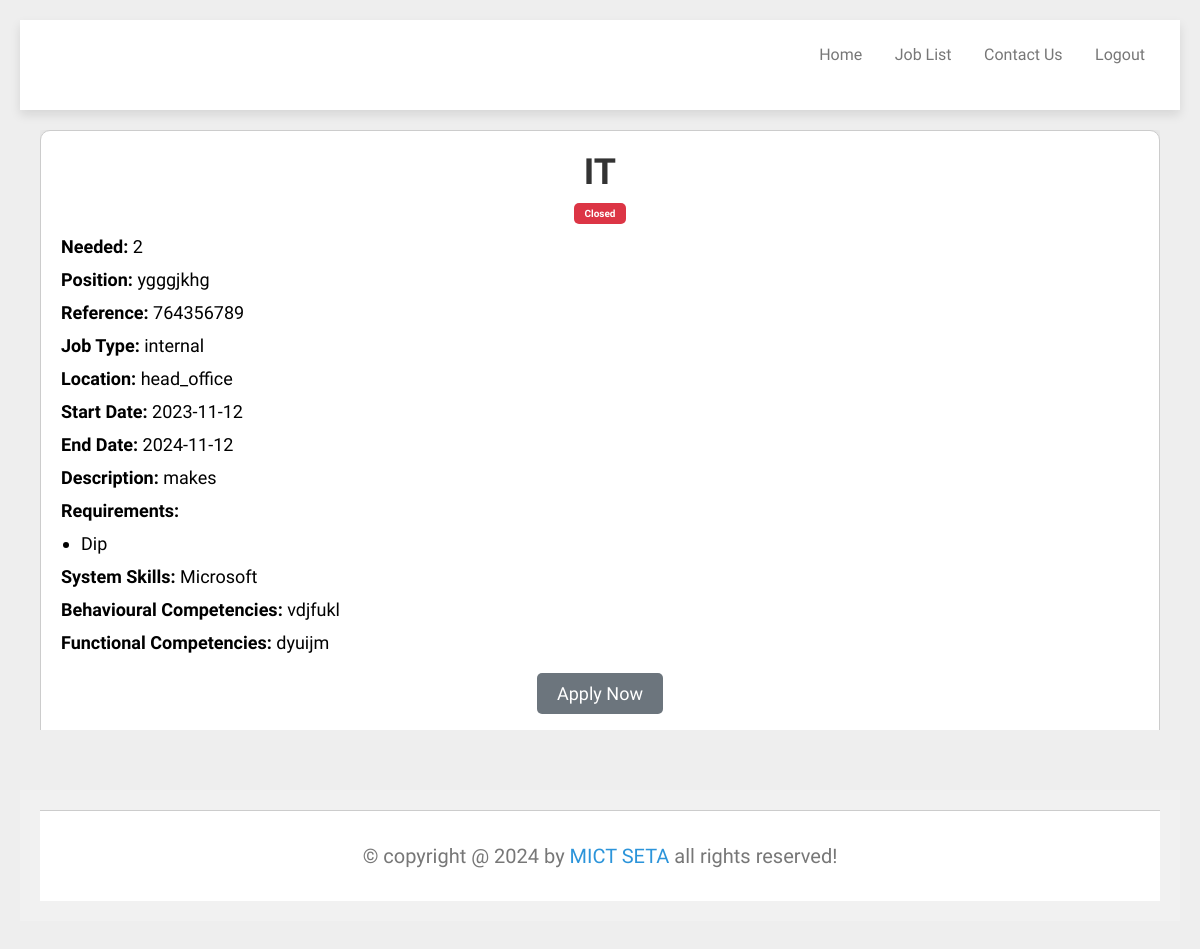
The page /IT_Jobs2.php on the database its author committed.
### tables this page shows
CREATE TABLE `postjob` (
  `postjobID` int(11) NOT NULL,
  `jobtype` varchar(255) NOT NULL,
  `division` varchar(255) NOT NULL,
  `reference` varchar(255) NOT NULL,
  `position` varchar(255) NOT NULL,
  `vacancies` int(11) NOT NULL,
  `emptype` varchar(255) NOT NULL,
  `location` varchar(255) NOT NULL,
  `startDate` date NOT NULL,
  `endDate` date NOT NULL,
  `renumeration` int(11) NOT NULL,
  `description` varchar(255) NOT NULL,
  `requirement` varchar(255) NOT NULL,
  `system_skills` varchar(255) NOT NULL,
  `behavioural_competencies` varchar(255) NOT NULL,
  `functional_competencies` varchar(255) NOT NULL
);

### IT_Jobs2.php (the view, shortened to what this page needs)
<?php
require('database.php');
$result = mysqli_query($conn, "SELECT * FROM postJob WHERE division = 'IT'");
?>
<!DOCTYPE html>
<html lang="en">
<head>
    <link rel="stylesheet" href="style.css">
</head>
<body>
    <header class="header">
        <section class="flex">
            <nav class="navbar">
                <a href="Profile.php">Home</a>
                <a href="jobList2.php">Job List</a>
                <a href="Contact.php">Contact Us</a>
                <a href="Logout.php">Logout</a>
            </nav>
        </section>
    </header>
    <section class="home">
        <div class="job-listing">
            <?php
            if ($result && mysqli_num_rows($result) > 0) {
                $current_date = date('Y-m-d');
                while ($row = mysqli_fetch_assoc($result)) {
                    $job_end_date = $row['endDate'];
                    $is_expired = strtotime($job_end_date) < strtotime($current_date);
                    echo '<div class="job-container">';
                    echo '<h1 class="job-title">' . $row['division'] . '</h1>';
                    if ($is_expired) {
                        echo '<span class="status" style="background-color: #dc3545;">Closed</span>';
                    } else {
                        echo '<span class="status">Hiring</span>';
                    }
                    echo '<div class="job-detail"><label>Needed:</label> ' . $row['vacancies'] . '</div>';
                    echo '<div class="job-detail"><label>Position:</label> ' . $row['position'] . '</div>';
                    echo '<div class="job-detail"><label>Reference:</label> ' . $row['reference'] . '</div>';
                    echo '<div class="job-detail"><label>Job Type:</label> ' . $row['emptype'] . '</div>';
                    echo '<div class="job-detail"><label>Location:</label> ' . $row['location'] . '</div>';
                    echo '<div class="job-detail"><label>Start Date:</label> ' . $row['startDate'] . '</div>';
                    echo '<div class="job-detail"><label>End Date:</label> ' . $row['endDate'] . '</div>';
                    echo '<div class="job-detail"><label>Description:</label> ' . htmlspecialchars($row['description']) . '</div>';
                    echo '<div class="job-detail"><label>Requirements:</label></div>';
                    echo '<ul class="requirements-list">';
                    foreach (explode(',', $row['requirement']) as $requirement) {
                        echo '<li>' . htmlspecialchars(trim($requirement)) . '</li>';
                    }
                    echo '</ul>';
                    echo '<div class="job-detail"><label>System Skills:</label> ' . htmlspecialchars($row['system_skills']) . '</div>';
                    echo '<div class="job-detail"><label>Behavioural Competencies:</label> ' . htmlspecialchars($row['behavioural_competencies']) . '</div>';
                    echo '<div class="job-detail"><label>Functional Competencies:</label> ' . htmlspecialchars($row['functional_competencies']) . '</div>';
                    echo '<form action="application_form.php" method="GET">';
                    if ($is_expired) {
                        echo '<button type="button" class="btn" style="background-color: #6c757d; cursor: not-allowed;" disabled>Apply Now</button>';
                    } else {
                        echo '<input type="submit" value="Apply Now" class="btn">';
                    }
                    echo '</form>';
                    echo '</div>';
                }
            } else {
                echo '<p style="text-align: center;">No data available</p>';
            }
            ?>
        </div>
    </section>
    <footer class="footer">
        <div class="credit">&copy; copyright @ 2024 by <span>MICT SETA</span> all rights reserved!</div>
    </footer>
</body>
</html>

### style.css (style rules this page uses)
:root { --main-color: #2b94da; --red:red; --light-color:#777; --light-bg:#eee; --black:#2c3e50; --white:#fff; --box-shadow:0 .5rem 1rem rgba(0,0,0,.1); --border:.1rem solid rgba(0,0,0,.2); }
* { font-family: 'Comfortaa', cursive; margin: 0; padding: 0; box-sizing: border-box; text-decoration: none; outline: none; border: none; }
html { font-size: 62.5%; overflow-x: hidden; scroll-padding-top: 7rem; scroll-behavior: smooth; }
body { background-color: var(--light-bg); }
section { padding: 2rem; margin: 0 auto; max-width: 1200px; }
.btn { display: inline-block; margin-top: 1rem; padding-left: 0px; padding-right: 0px; cursor: pointer; font-size: 1.5rem; color: var(--white); background-color: var(--main-color); border-radius: .5rem; text-transform: capitalize; text-align: center; }
.header { position: sticky; top: 0; left: 0; right: 0; background-color: var(--white); box-shadow: var(--box-shadow); z-index: 1000; }
.header .flex { position: relative; display: flex; align-items: center; justify-content: space-between; }
.header .flex .navbar a { display: inline-block; padding: .1rem 1.5rem; font-size: 1.6rem; color: var(--light-color); border-radius: .5rem; text-transform: capitalize; }
.footer .credit { text-align: center; padding: 3rem 2rem; border-top: var(--border); background-color: var(--white); font-size: 2rem; color: var(--light-color); line-height: 1.5; }
.footer .credit span { color: var(--main-color); text-transform: capitalize; }

### IT_Jobs2.php (style rules this page uses)
body { font-family: Arial, sans-serif; margin: 0; padding: 20px; background-image: url('images/mict-logo3.jpg'); background-size: cover; background-position: center; background-attachment: fixed; background-repeat: no-repeat; }
header { background-image: url(images/mictsetalogo.png); background-repeat: no-repeat; height: 90px; }
.job-container { border: 1px solid #ccc; padding: 20px; margin-bottom: 20px; border-radius: 10px; box-shadow: 0 0 10px rgba(0, 0, 0, 0.1); background-color: #fff; max-width: 100%; box-sizing: border-box; }
.job-title { font-size: 36px; color: #333; margin: 0; text-align: center; }
.status { display: block; width: fit-content; padding: 5px 10px; background-color: #28a745; color: white; border-radius: 5px; font-weight: bold; text-align: center; margin: 10px auto; }
.job-detail { margin: 12px 0; font-size: 18px; }
.job-detail label { font-weight: bold; }
.requirements-list { margin: 12px 0; padding-left: 20px; font-size: 18px; }
footer { text-align: center; padding: 20px; background-color: #f1f1f1; margin-top: 20px; }
.btn { display: block; margin: 20px auto; padding: 10px 20px; background-color: #007bff; color: white; border: none; border-radius: 5px; cursor: pointer; text-align: center; width: fit-content; font-size: 18px; }
.job-listing { max-height: 600px; overflow-y: auto; margin-bottom: 20px; }
.job-container { margin-bottom: 20px; }

### rows shown on the page
postjob: division "IT", shows "Closed", vacancies "2", position "ygggjkhg", reference "764356789", emptype "internal", location "head_office", startDate "2023-11-12", endDate "2024-11-12", description "makes", requirement "Dip", system_skills "Microsoft", behavioural_competencies "vdjfukl", functional_competencies "dyuijm", shows "Apply Now"
